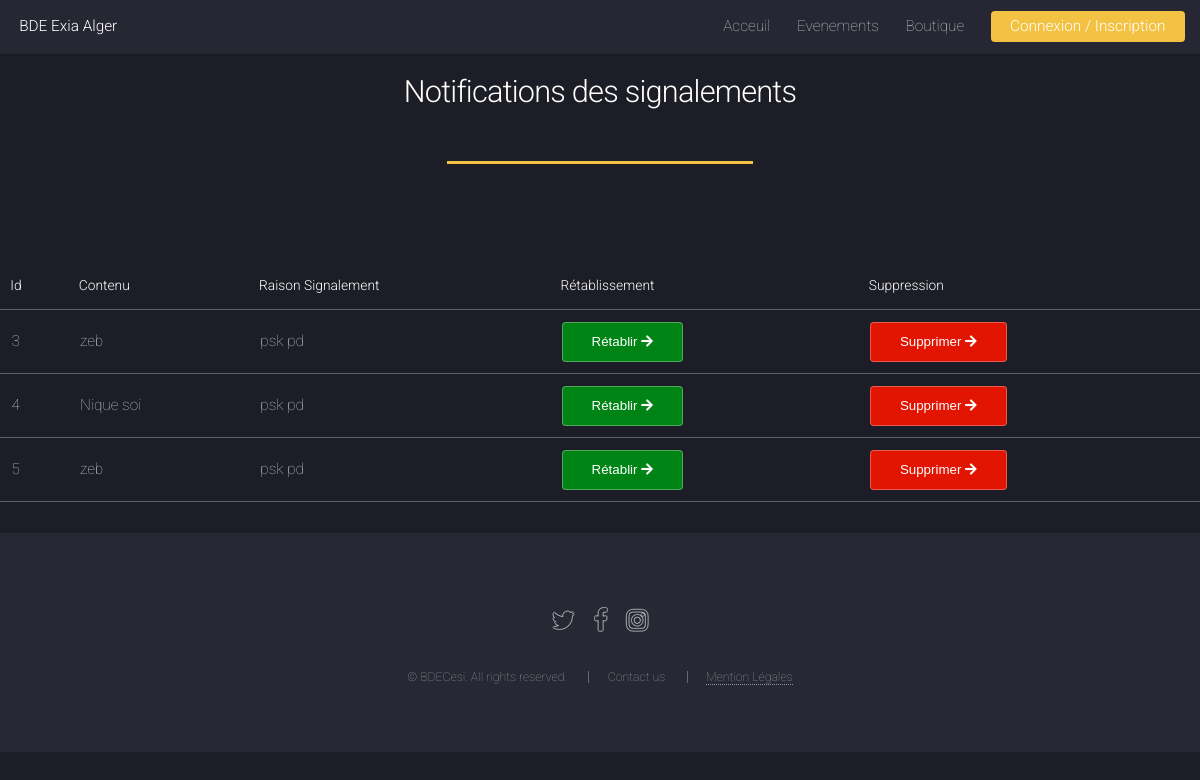
Page /Notifications_admin.php on the earlier database version.
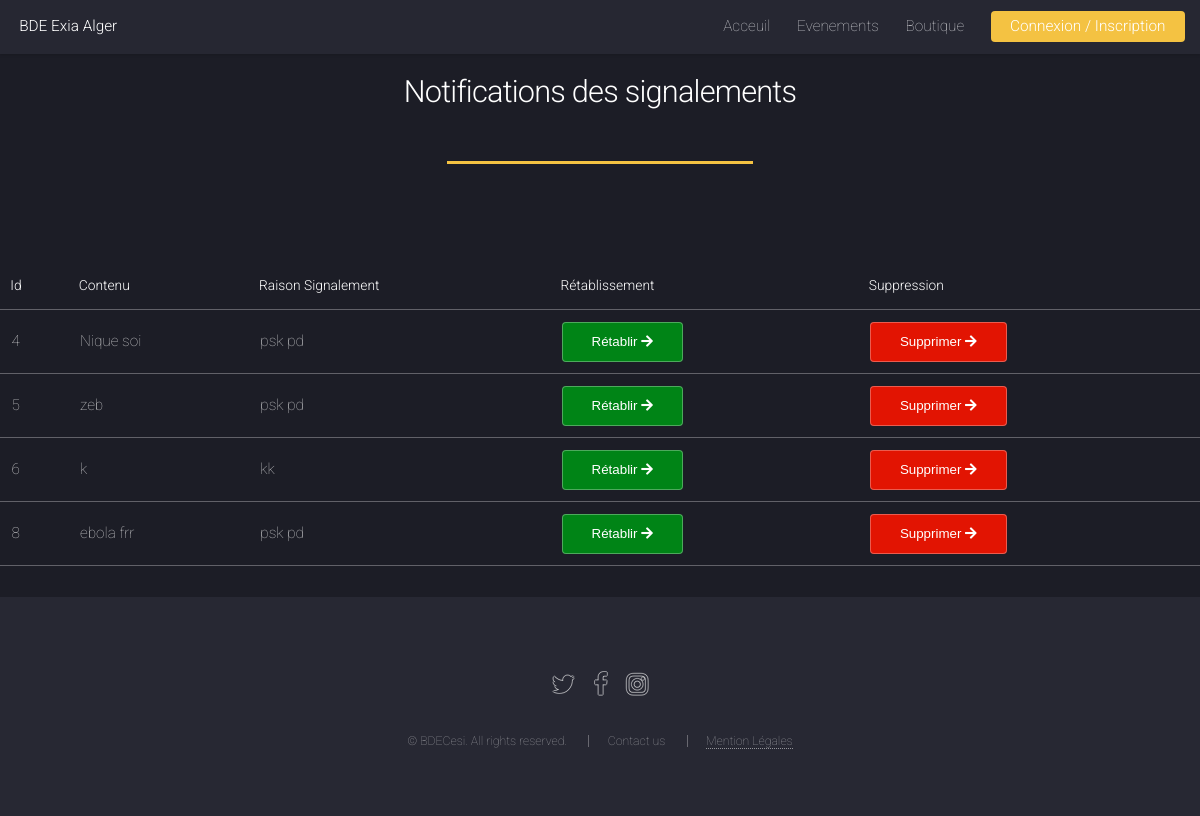
Same page on the later database version.
### tables this page shows
CREATE TABLE IF NOT EXISTS `notifications` (
  `id` int(255) NOT NULL AUTO_INCREMENT,
  `comment_id` int(255) NOT NULL,
  `contenu` text NOT NULL,
  `raison` text NOT NULL,
  `deprecated` tinyint(2) DEFAULT NULL,
  PRIMARY KEY (`id`)
);

### Notifications_admin.php (the view, shortened to what this page needs)
<!DOCTYPE html>
<?php require 'db_connexion/pdo.php' ?>
<html>
	<head>
		<link rel="stylesheet" href="assets/css/main.css" />
		 <link rel="stylesheet" href="https://use.fontawesome.com/releases/v5.6.3/css/all.css">
	</head>
<body>
<section>
		<?php include("includes/header.php"); ?>
<?php
		$data = $bdd->query("SELECT * FROM notifications where deprecated !=1");
	?>
				<section id="four" class="wrapper style1 special fade-up">
					<div class="container">
						<header class="major">
							<h2>Notifications des signalements</h2>
						</header>
					</div>
                </section>
                <table class="table table-dark">
                <thead>
                    <tr>
                    <th scope="col">Id</th>
                    <th scope="col">Contenu</th>
                    <th scope="col">Raison Signalement</th>
					<th scope="col">Rétablissement</th>
                    <th scope="col">Suppression</th>
                    </tr>
                </thead>
                <tbody>
					<?php
						foreach($data as $value) {
						?>
						<form action="actions/action_admin_notifications.php" method="post">
							<?php
								echo '<tr>
								<td scope="row">'. $value['id'].'</td>
								<td>'.$value['contenu'].'</td>
								<td>'.$value['raison'].' </td>
                                <td><button type="submit"  name="retablir_butt" value="'.$value['comment_id'].'" class="button" style="background-color: #008416;" > Rétablir <i class="fa fa-arrow-right"></i> </button></td>
								<td><button type="submit"  name="supp_button" value="'.$value['comment_id'].'" class="button" style="background-color: #e21402;" > Supprimer <i class="fa fa-arrow-right"></i> </button>
								<input type="hidden" id="custId" name="notif" value="'.$value['id'].'">
								</td>
									</tr>';
							?>
						</form>
					<?php } ?>
                </tbody>
                </table>
</section>
				<?php include("includes/footer.php"); ?>
</body>

Differences in the rows shown:
removed notifications: id "3", contenu "zeb", raison "psk pd", $value['comment_id'] 7 (drawn)
added notifications: id "6", contenu "k", raison "kk", $value['comment_id'] 13 (drawn)
added notifications: id "8", contenu "ebola frr", raison "psk pd", $value['comment_id'] 14 (drawn)
